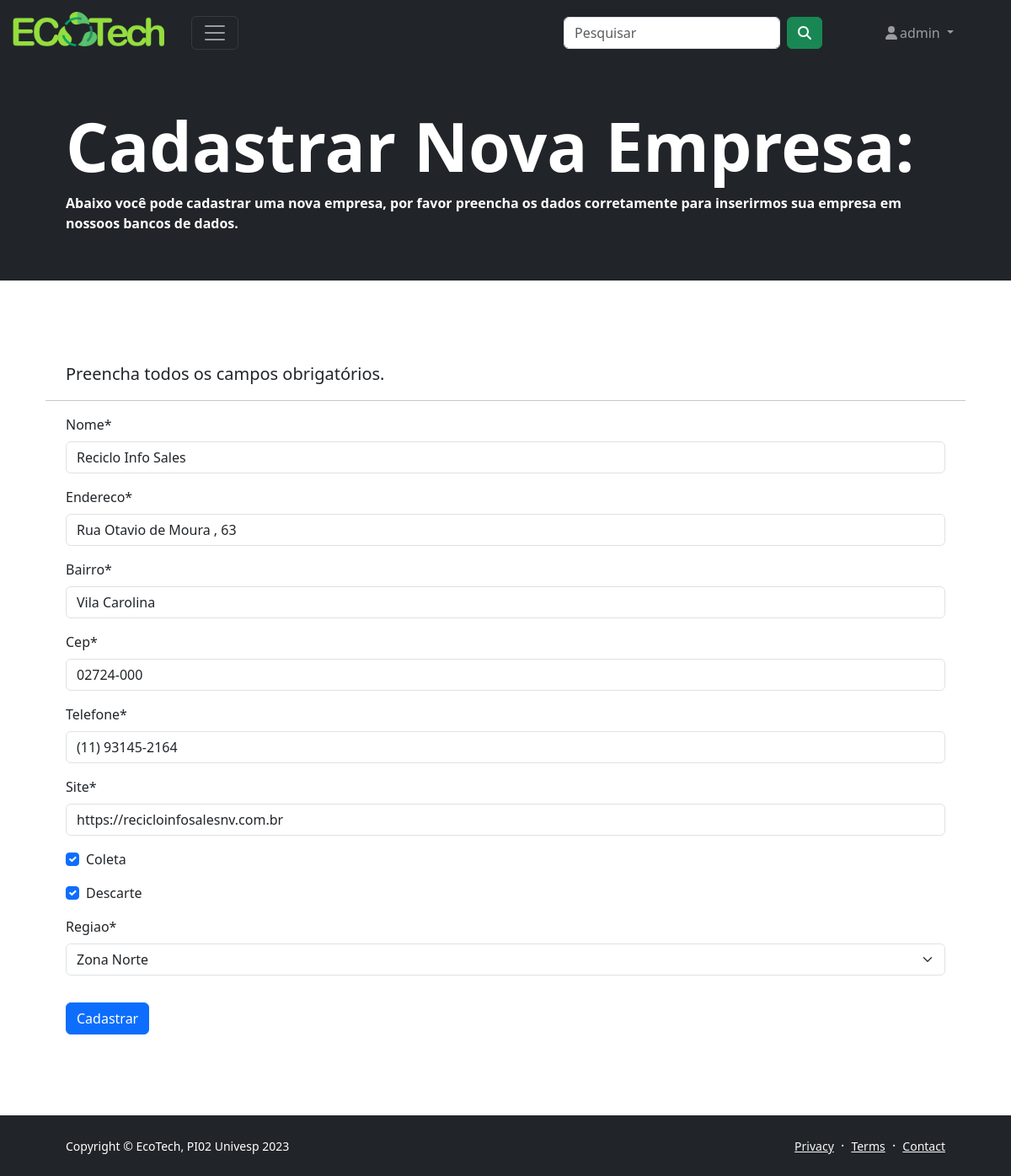
Page /editar/empresa/1 (signed in) on the committed database.
### cadastros/models.py (models this page shows, shortened)
class Empresa(models.Model):
    nome = models.CharField(max_length=100)
    endereco = models.CharField(max_length=255)
    bairro = models.CharField(max_length=100)
    cep = models.CharField(max_length=9)
    telefone = models.CharField(max_length=15)
    site = models.CharField(max_length=100)
    coleta = models.BooleanField()
    descarte = models.BooleanField()
    regiao = models.ForeignKey(Regiao, on_delete=models.PROTECT)

class Regiao(models.Model):
    nome = models.CharField(max_length=20)
    def __str__(self):
        return "{}".format(self.nome)

### cadastros/views.py (the view)
class EmpresaUpdate(GroupRequiredMixin, LoginRequiredMixin, UpdateView):
    login_url = reverse_lazy('login')
    group_required = u"Administração"
    model = Empresa
    fields = ['nome','endereco','bairro','cep','telefone','site','coleta','descarte', 'regiao']
    template_name = 'cadastros/cadastroempresa.html'
    success_url = reverse_lazy('listar-empresa')

### cadastros/templates/cadastros/cadastroempresa.html (shortened to what this page needs)
{% extends 'modelo.html' %}
{% load static %}
{% load crispy_forms_tags %}
{% block destaque %}
<h1 class="display-1 fw-bolder text-white mb-2"> Cadastrar Nova Empresa:</h1>
<p class="display-8 fw-bolder text-white mb-2">Abaixo você pode cadastrar uma nova empresa, por favor preencha os dados corretamente para inserirmos sua empresa em nossoos bancos de dados.</p>
{% endblock %}
{% block conteudo %}
<p class="lead">
    Preencha todos os campos obrigatórios.
</p>
<hr>
<form action="" method="post">
    {{ form | crispy }}
    <button type="submit" class="btn btn-primary mt-3">Cadastrar</button>
</form>
{% endblock %}

### paginas/templates/modelo.html (shortened to what this page needs)
{% load static %}
<!DOCTYPE html>
<html lang="pt-br">
    <head>
        <link href="https://cdn.jsdelivr.net/npm/simple-datatables@7.1.2/dist/style.min.css" rel="stylesheet" />
        <link href="{% static 'css/bootstrap.css' %}" rel="stylesheet" />
    </head>
    <body>
      {% block menu %}
      <nav class="sb-topnav navbar navbar-dark bg-dark">
            <div class="container-fluid hstack gap-3">
              <a class="navbar-brand" href="{% url 'index' %}"><img src="{% static 'img/Logo EcoTech.png' %}" alt="Logo" height="50" class="d-inline-block align-text-top"></a>
              <button class="navbar-toggler" type="button" data-bs-toggle="offcanvas" data-bs-target="#offcanvasDarkNavbar" aria-controls="offcanvasDarkNavbar" aria-label="Toggle navigation">
                <span class="navbar-toggler-icon"></span>
            </button>
        <form class="d-flex ms-auto ms-md-8 me-2c" role="Pesquisar">
          <input class="form-control me-2" type="Pesquisar" placeholder="Pesquisar" aria-label="Pesquisar">
          <button class="btn btn-success" type="button"><i class="fas fa-search"></i></button>
        </form>
        <nav class="sb-topnav navbar navbar-expand navbar-dark bg-dark">
          <ul class="navbar-nav ms-auto ms-md-5 me-3 me-lg-5">
            {% if request.user.is_authenticated %}
            <li class="nav-item dropdown">
                <a class="nav-link dropdown-toggle" id="navbarDropdown" href="#" role="button" data-bs-toggle="dropdown" aria-expanded="false">
                  <i class="fas fa-user fa-fw"></i>{{ request.user }}
                </a>
            </li>
            {% endif %}
        </ul>
            </div>
          </nav>
      {% endblock %}
                  <header class="bg-dark py-5">
                    <div class="container px-5">
                        <div class="row gx-5 align-items-center justify-content-center">
                      {% block destaque %}{% endblock %}
                        </div>
                    </div>
                </header>
                <section class="py-5" id="features">
                    <div class="container px-5 my-5">
                        <div class="row gx-5">
   {% block conteudo %}{% endblock %}
                       </div>
                    </div>
                </section>
            {% block rodape %}
            <footer class="bg-dark py-4 mt-auto">
                <div class="container px-5">
                    <div class="row align-items-center justify-content-between flex-column flex-sm-row">
                        <div class="col-auto"><div class="small m-0 text-white">Copyright &copy; EcoTech, PI02 Univesp 2023</div></div>
                        <div class="col-auto">
                            <a class="link-light small" href="#!">Privacy</a>
                            <span class="text-white mx-1">&middot;</span>
                            <a class="link-light small" href="#!">Terms</a>
                            <span class="text-white mx-1">&middot;</span>
                            <a class="link-light small" href="#!">Contact</a>
                        </div>
                    </div>
                </div>
            </footer>
            {% endblock %}
    </body>
</html>

### rows in the picture
Empresa: nome "Reciclo Info Sales", endereco "Rua Otavio de Moura , 63", bairro "Vila Carolina", cep "02724-000", telefone "(11) 93145-2164", site "https://recicloinfosalesnv.com.br", coleta "☑", descarte "☑", regiao "Zona Norte"

### other values in the picture
{{ request.user }} "admin"
